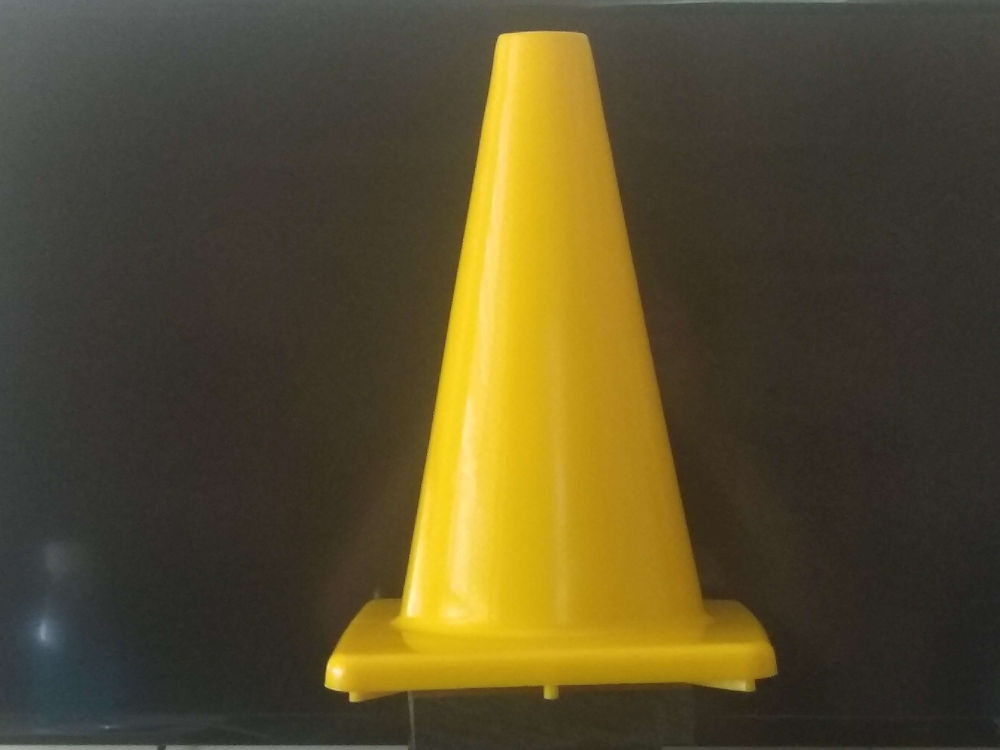
#> input picture Code/vision/Cone.jpg, 4000 x 3000 px (shown at 1/4 size)
$ python -i vision.py   (imports and definitions only)
#> lines starting #> are read from the running program, lines starting #| are printed output that depends on the picture; after the words box and inside, x2 and y2 are one past the last pixel; in counts of white or black regions, pixels touching at a corner belong together
#> further down, picture is the input picture: shape (3000, 4000, 3); mean B, G, R 44.7, 77.6, 88.2
import cv2
import numpy as np
from pupil_apriltags import Detector
import math

def GetHull(cnts):
    largest_cnt = []
    largest_area = 1000
    for cnt in cnts:
        area = cv2.contourArea(cnt)
        if(area > largest_area):
            largest_cnt = cnt
            largest_area = area
    hull = cv2.convexHull(largest_cnt)
    return [hull]

def DrawBoundingRect(img,rect,color = (255,255,255)):
    x,y,w,h = rect
    return cv2.rectangle(img.copy(),(x,y),(x+w,y+h),color,10)

def GetBoundingRect(cnts):
    x,y,w,h = cv2.boundingRect(GetHull(cnts)[0])
    return (x,y,w,h)

def GetCenter(rect):
    x,y,w,h = rect
    return (int(x+w/2),int(y+h/2))

def FindCone(cone_img):
    cone_HSV = cv2.cvtColor(cone_img,cv2.COLOR_BGR2HSV)
#> cone_HSV: shape (3000, 4000, 3); mean H, S, V 27.8, 89.4, 89.1
    cone_H, cone_S, cone_V = cv2.split(cone_HSV)
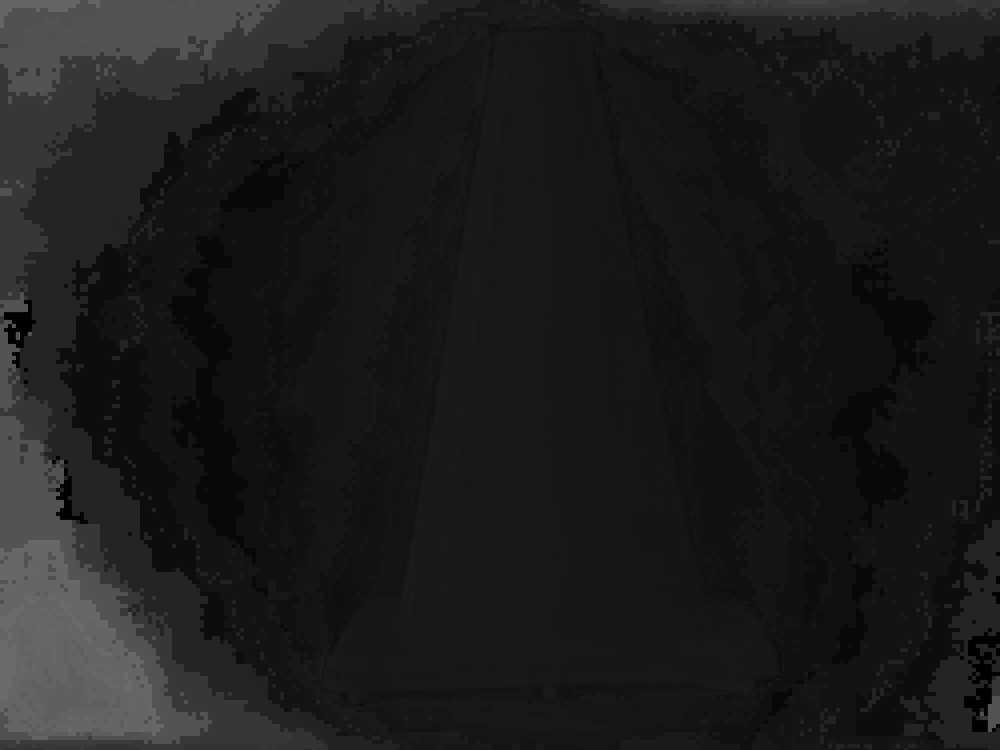
#> cone_H: shape (3000, 4000) (shown at 1/4 size); min 0, max 106, mean 27.8
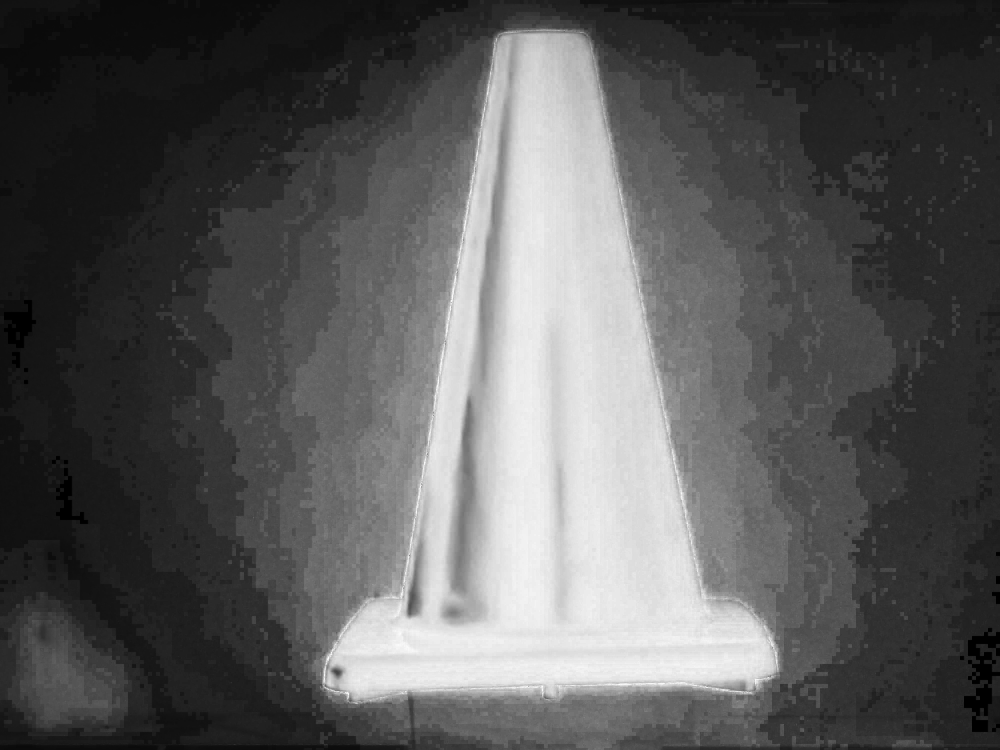
#> cone_S: shape (3000, 4000) (shown at 1/4 size); min 0, max 255, mean 89.4
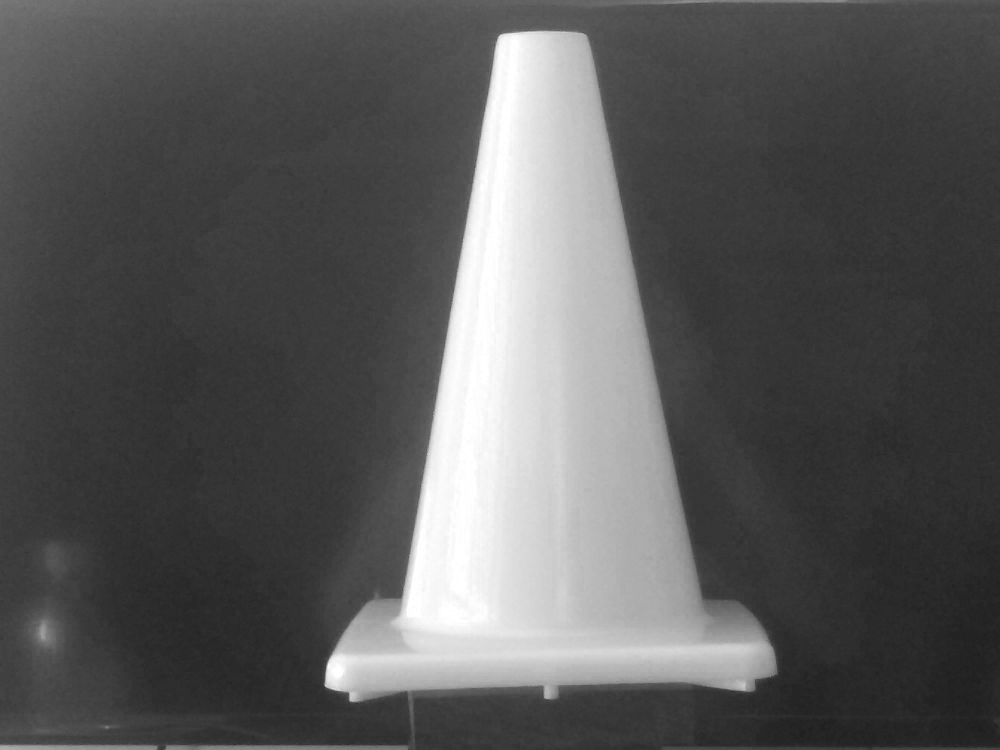
#> cone_V: shape (3000, 4000) (shown at 1/4 size); min 13, max 255, mean 89.1

    cone_V_Map = cv2.inRange(cone_V,np.array([100]),np.array([255]))
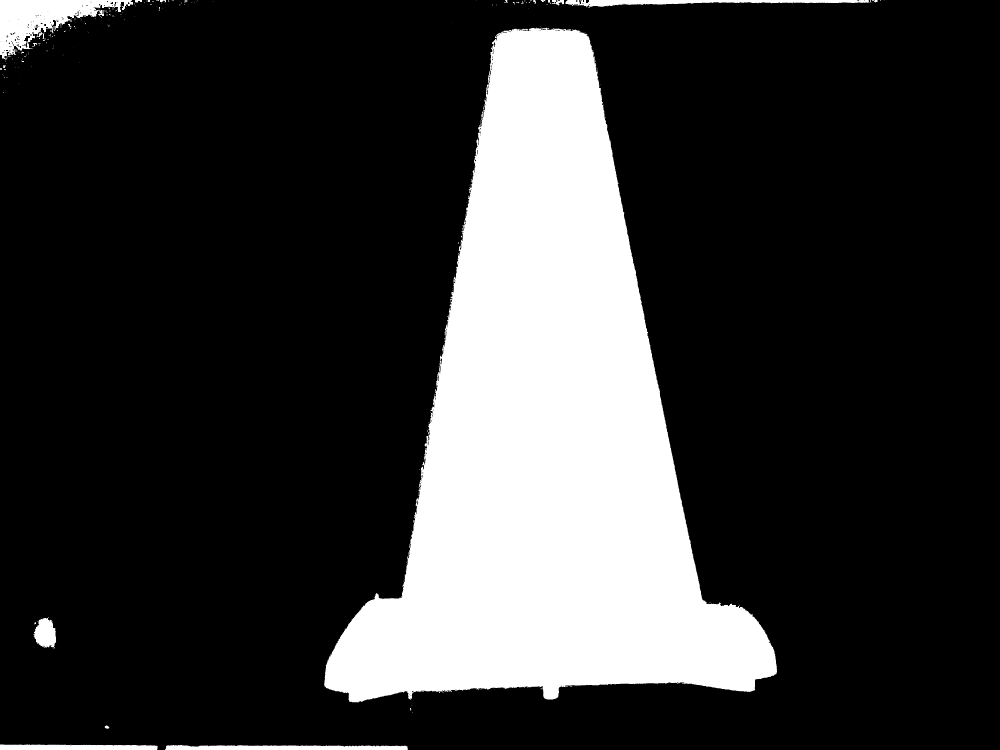
#> cone_V_Map: shape (3000, 4000) (shown at 1/4 size); 20.8% white; 281 white regions (236 under 20 px), largest, box (x1, y1, x2, y2) and area: (1297, 110, 3108, 2810) 2386816, (0, 0, 532, 248) 52790, (2262, 0, 3479, 32) 17139
    cone_S = cv2.bitwise_and(cone_S,cone_S,mask=cone_V_Map)
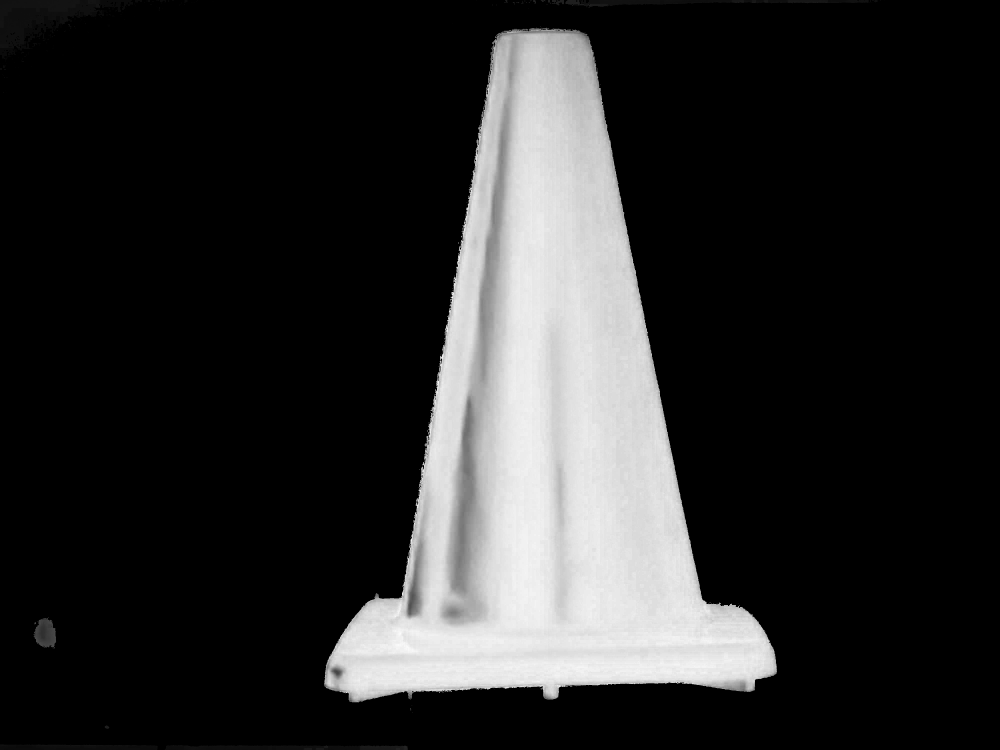
#> cone_S: shape (3000, 4000) (shown at 1/4 size); min 0, max 255, mean 42.6
    cone_S_Map = cv2.inRange(cone_S,np.array([100]),np.array([255]))
#> cone_S_Map: shape (3000, 4000); 19.9% white; 91 white regions (87 under 20 px)
    cone_H = cv2.bitwise_and(cone_H,cone_H,mask=cone_S_Map)
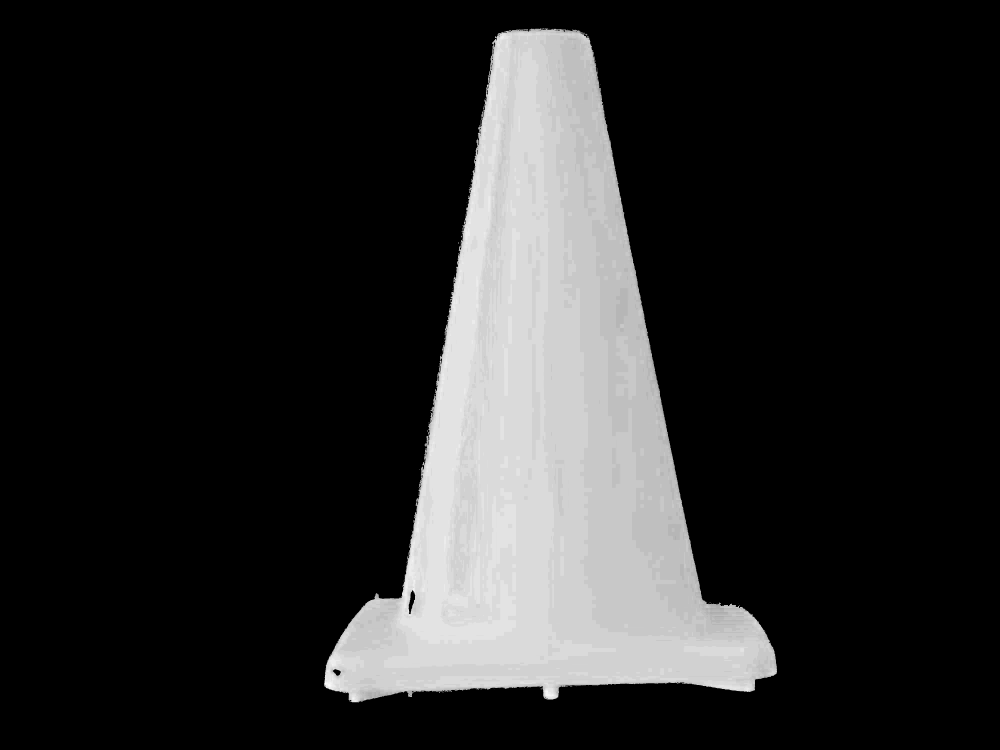
#> cone_H: shape (3000, 4000) (shown at 1/4 size); min 0, max 28, mean 4.6; drawn with min black and max white
    cone_H_Map = cv2.inRange(cone_H,np.array([int((5/360)*255)]),np.array([int((60/360)*255)]))

    cnts, _ = cv2.findContours(cone_H_Map,cv2.RETR_TREE,cv2.CHAIN_APPROX_SIMPLE)
#> cnts = 232 contours, 196 with area under 20; largest, box (x1, y1, x2, y2) and area: (1297, 113, 3108, 2810) 2382208, (1633, 2359, 1663, 2458) 1403, (1331, 2676, 1364, 2704) 550, (1757, 1462, 1763, 1490) 104, (1760, 1433, 1769, 1456) 100
    if(len(cnts) > 0):
        try:
            return GetBoundingRect(cnts)
#> the loop in GetHull, `for cnt in cnts:` made 232 passes
#> (area, largest_area) on pass 90: (2382208.5, 2382208.5)
#> after the loop in GetHull, `for cnt in cnts:`: largest_area = 2382208.5; largest_cnt = contour of 4845 points, box (x1, y1, x2, y2) (1297, 113, 3108, 2810), area 2382208
#> in GetHull, `hull = cv2.convexHull(largest_cnt)`: hull = contour of 44 points, box (x1, y1, x2, y2) (1297, 113, 3108, 2810), area 2994956
#> in GetBoundingRect, `x,y,w,h = cv2.boundingRect(GetHull(cnts)[0])`: x = 1297; y = 113; w = 1811; h = 2697
        except:
            return (0,0,0,0)
    else:
        return (0,0,0,0)

# [64 lines left out: functions FindCube, Calibration_Calibrate, not called in this run]

def Calibration_GetOptimalNewCameraMTX(frame,mtx,dist):
    h,  w = frame.shape[:2]
    return cv2.getOptimalNewCameraMatrix(mtx, dist, (w,h), 1, (w,h))

# [11 lines left out: function Calibration_Undistort, not called in this run]

def Calibration_GetCameraParams(mtx):
    return (mtx[0][0],mtx[0][2],mtx[1][1],mtx[1][2])

def Marker_OBJP(real_marker_size):
    halfsize = real_marker_size/2
    TL = (-halfsize,-halfsize,0)
    TR = (halfsize,-halfsize,0)
    BL = (-halfsize,halfsize,0)
    BR = (halfsize,halfsize,0)

    return np.array([BL,BR,TR,TL])

# [21 lines left out: functions rotationMatrixToEulerAngles, GetPitchYawRoll, GetPointAtDistanceAndAngle, not called in this run]

def PythagoreanTheorem(a,b):
    return math.sqrt(a**2 + b**2)

# [64 lines left out: functions FindAprilTags, GetTagTransform, DrawCameraRelativeMap, GetCameraTransform, DrawTargetRelativeMap, not called in this run]

# [1 line that did not run here, left out]
marker_objp = Marker_OBJP(0.15)

# [1 line not run here, left out]

my_transform = (-1,-1,-1)
# [28 lines not run here, left out]

>>> import cv2
>>> picture = cv2.imread('Cone.jpg')
>>> result = FindCone(picture)
#> result = (1297, 113, 1811, 2697)
